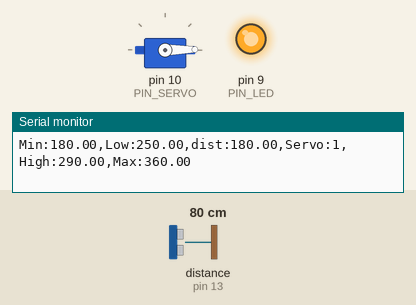
A sketch run on a simulated Arduino Uno, built with avr-gcc and run on an emulated ATmega328P. On the bench: servo, output pins drawn as LEDs (lit = HIGH), the last lines printed to the serial monitor. Wiring (inferred from the names in the program): ultrasonic range finder: trigger pin 12; echo pin 13. Inputs (shaded band) come from the test bench; at power-on: distance to the obstacle (sensor on pin 13) 80 cm. The echo pulse lasts 58.3 µs per cm; pins used as bus, display or sensor lines are not drawn.

Above: at 1.2 s.
1.3 s: distance to the obstacle (sensor on pin 13) set to 35 cm
At 1.45 s:
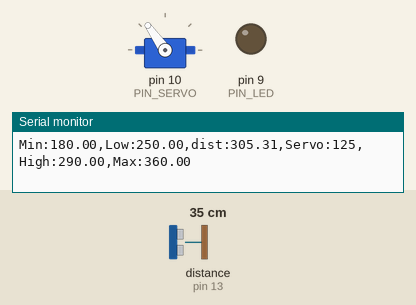
At 2.9 s:
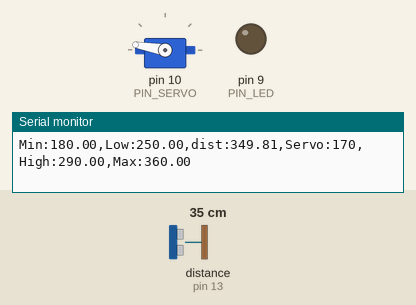
3.2 s: distance to the obstacle (sensor on pin 13) set to 18 cm
At 3.35 s:
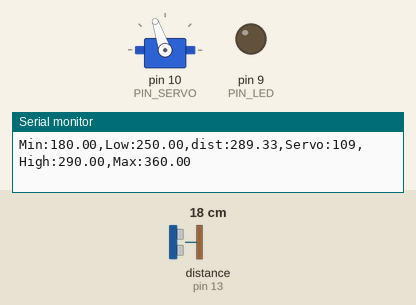
Timing chart, 0 to 6.2 s (numbered marks = the images above; inputs shaded):
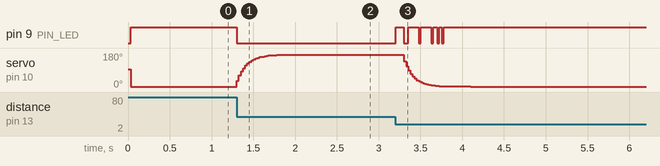

Measured:
- after the input at 1.3 s, pin 9 (PIN_LED): HIGH → LOW at once; servo on pin 10 (PIN_SERVO): moves from 1° to 170° over 0.48 s, starting at once
- after the input at 3.2 s, pin 9 (PIN_LED): goes 3 × (HIGH 0.10 s, LOW 0.05 s), HIGH 0.05 s, LOW 0.02 s, HIGH 0.03 s, LOW 0.02 s, then HIGH, starting at once; servo on pin 10 (PIN_SERVO): moves from 170° to 2° over 0.80 s, starting after 0.10 s

The sketch:

11_example_1.ino
```cpp
#include <Servo.h>

// Arduino pin assignment
#define PIN_LED   9   // LED active-low
#define PIN_TRIG  12  // sonar sensor TRIGGER
#define PIN_ECHO  13  // sonar sensor ECHO
#define PIN_SERVO 10  // servo motor

// configurable parameters for sonar
#define SND_VEL 346.0     // sound velocity at 24 celsius degree (unit: m/sec)
#define INTERVAL 25      // sampling interval (unit: msec)
#define PULSE_DURATION 10 // ultra-sound Pulse Duration (unit: usec)
#define _DIST_MIN 180.0   // minimum distance to be measured (unit: mm)
#define _DIST_MAX 360.0   // maximum distance to be measured (unit: mm)

#define TIMEOUT ((INTERVAL / 2) * 1000.0) // maximum echo waiting time (unit: usec)
#define SCALE (0.001 * 0.5 * SND_VEL) // coefficent to convert duration to distance

#define _EMA_ALPHA 0.2    // EMA weight of new sample (range: 0 to 1)
                          // Setting EMA to 1 effectively disables EMA filter.

// Target Distance
#define _TARGET_LOW  250.0
#define _TARGET_HIGH 290.0

// duty duration for myservo.writeMicroseconds()
// NEEDS TUNING (servo by servo)

#define _DUTY_MIN 550 // servo full clockwise position (0 degree)
#define _DUTY_NEU 1500 // servo neutral position (90 degree)
#define _DUTY_MAX 2400 // servo full counterclockwise position (180 degree)

// global variables
float  dist_ema, dist_prev = _DIST_MAX; // unit: mm
unsigned long last_sampling_time;       // unit: ms

Servo myservo;

void setup() {
  // initialize GPIO pins
  pinMode(PIN_LED, OUTPUT);
  pinMode(PIN_TRIG, OUTPUT);    // sonar TRIGGER
  pinMode(PIN_ECHO, INPUT);     // sonar ECHO
  digitalWrite(PIN_TRIG, LOW);  // turn-off Sonar

  myservo.attach(PIN_SERVO);
  myservo.writeMicroseconds(_DUTY_NEU);

  // initialize USS related variables
  dist_prev = _DIST_MIN; // raw distance output from USS (unit: mm)

  // initialize serial port
  Serial.begin(57600);
}

void loop() {
  float  dist_raw, dist_filtered;

  // wait until next sampling time.
  // millis() returns the number of milliseconds since the program started.
  // will overflow after 50 days.
  if (millis() < last_sampling_time + INTERVAL)
    return;

  // get a distance reading from the USS
  dist_raw = USS_measure(PIN_TRIG, PIN_ECHO);

  // the range filter
  if ((dist_raw == 0.0) || (dist_raw > _DIST_MAX)) {
      dist_filtered = dist_prev;
  } else if (dist_raw < _DIST_MIN) {
      dist_filtered = dist_prev;
  } else {    // In desired Range
      dist_filtered = dist_raw;
      dist_prev = dist_raw;
  }

  // Modify the below line to implement the EMA equation
  dist_ema = _EMA_ALPHA*dist_filtered+(1-_EMA_ALPHA)*dist_ema;

  // adjust servo position according to the USS read value
  // add your code here!
  if (dist_ema<=_DIST_MIN) {
    myservo.writeMicroseconds(_DUTY_MIN);
  }
  else if ((dist_ema>_DIST_MIN)and(dist_ema<_DIST_MAX)) {
    myservo.writeMicroseconds(1850*dist_ema/180-1300);
  }
  else if (dist_ema>=_DIST_MAX) {
    myservo.writeMicroseconds(_DUTY_MAX);
  }

  if (dist_raw >= 180 && dist_raw <= 360) {
  digitalWrite(PIN_LED,0);
} else {
  digitalWrite(PIN_LED,1);
}

  // output the distance to the serial port
  Serial.print("Min:");    Serial.print(_DIST_MIN);
  Serial.print(",Low:");   Serial.print(_TARGET_LOW);
  Serial.print(",dist:");  Serial.print(dist_ema);
  Serial.print(",Servo:"); Serial.print(myservo.read());
  Serial.print(",High:");  Serial.print(_TARGET_HIGH);
  Serial.print(",Max:");   Serial.print(_DIST_MAX);
  Serial.println("");

  // update last sampling time
  last_sampling_time += INTERVAL;
}

// get a distance reading from USS. return value is in millimeter.
float USS_measure(int TRIG, int ECHO)
{
  digitalWrite(TRIG, HIGH);
  delayMicroseconds(PULSE_DURATION);
  digitalWrite(TRIG, LOW);

  return pulseIn(ECHO, HIGH, TIMEOUT) * SCALE; // unit: mm
}
```
